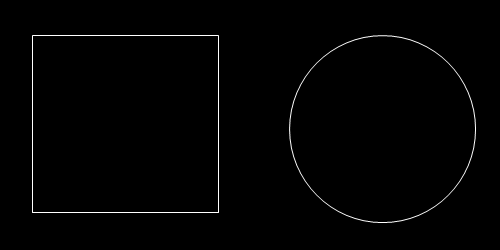
#> input picture Resources/Photos/shape2.png, 500 x 250 px
$ python 3.4.hough.py
#> lines starting #> are read from the running program, lines starting #| are printed output that depends on the picture; after the words box and inside, x2 and y2 are one past the last pixel; in counts of white or black regions, pixels touching at a corner belong together
# https://opencv-python.readthedocs.io/en/latest/doc/25.imageHoughLineTransform/imageHoughLineTransform.html
import cv2
import numpy as np

img = cv2.imread('../Resources/Photos/shape2.png')
#> img is the input picture: shape (250, 500, 3); min 0, max 255, mean 2.6
cv2.imshow('shape', img)
h, w = img.shape[:2]
#> h = 250; w = 500

img2 = img.copy()

gray = cv2.cvtColor(img, cv2.COLOR_BGR2GRAY)

# part 1. hough lines

# HighLines(image, rho, theta, threshold, ...)
#  - ρ = x * cosθ + y * sinθ
#  - rho: Distance resolution of the accumulator in pixels
#  - theta: Angle resolution of the accumulator in radians
lines = cv2.HoughLines(gray, 1, np.pi/180, 100)
#> lines = [[35, 1.57], [212, 1.57], [32, 0], [218, 0]]
for line in lines:
    r, theta = line[0]
    tx, ty = np.cos(theta), np.sin(theta)
    x0, y0 = tx*r, ty*r
    cv2.circle(img2, (abs(x0), abs(y0)), 3, (0,0,255), -1)
    x1, y1 = int(x0 + w*(-ty)), int(y0 + h*tx)
    x2, y2 = int(x0 - w*(-ty)), int(y0 - h*tx)
    cv2.line(img2, (x1,y1), (x2,y2), (0,255,0), 1)
#> this loop made 4 passes
#> (r, theta, tx, ty, x0, y0, x1, y1) on passes 1 to 4: (35, 1.57, -4.37e-08, 1, -1.53e-06, 35, -500, 34), (212, 1.57, -4.37e-08, 1, -9.27e-06, 212, -500, 211), (32, 0, 1, 0, 32, 0, 32, 250), (218, 0, 1, 0, 218, 0, 218, 250)
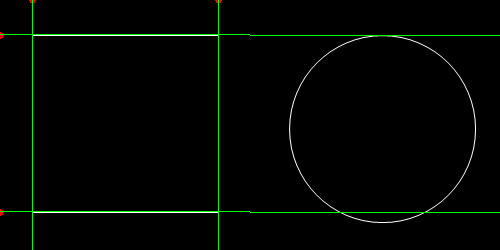
#> img2: shape (250, 500, 3); 1.24% of pixels changed, all inside (x1, y1, x2, y2) = (0, 0, 500, 250)

cv2.imshow('houghlines', img2)

# part 2. hough circle
img3 = img.copy()

circles = cv2.HoughCircles(gray, cv2.HOUGH_GRADIENT, 1, 50, param1=100, param2=30, minRadius=0, maxRadius=0)
#> circles = [[381.5, 129.5, 93.3], [433.5, 129.5, 42.8]]
circles = np.uint16(np.around(circles))
#> circles = [[382, 130, 93], [434, 130, 43]]
for circle in circles[0,:]:
    cv2.circle(img3, (circle[0], circle[1]), circle[2], (0,0,255), 1)
#> this loop made 2 passes
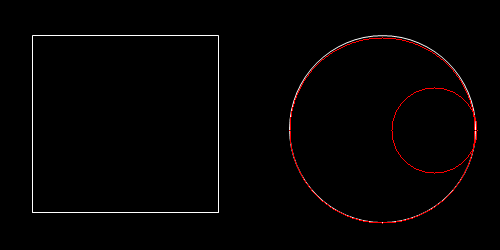
#> img3: shape (250, 500, 3); 0.6% of pixels changed, all inside (x1, y1, x2, y2) = (289, 37, 478, 224)

cv2.imshow('houghcircles', img3)

cv2.waitKey()
cv2.destroyAllWindows()
